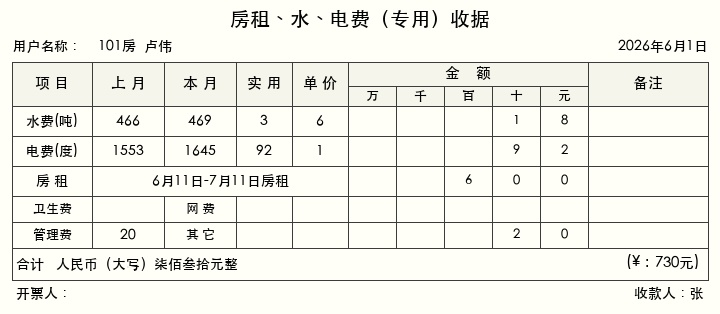
#> input picture 官田村/2026年6月/收据图片/101房_6月收据.jpg, 720 x 314 px, found by its file name; its folder holds only this picture in this run
$ python '生成打印图.py'
#> lines starting #> are read from the running program, lines starting #| are printed output that depends on the picture
"""
将 收据图片/ 里的 jpg 按 A4 纸张排版（一行一张），输出到 打印/ 目录。

布局：
- A4 纵向 @300dpi = 2480x3508 px
- 边距 100 px
- 每页 3 张收据，宽度铺满（2280 px），高度按原比例缩放
- 收据之间留间距
"""
import os
from PIL import Image

SRC = '/Users/linyiqiang/workspace/tencent/专利相关/每月租金生成/官田村/2026年6月/收据图片'
DST = '/Users/linyiqiang/workspace/tencent/专利相关/每月租金生成/官田村/2026年6月/打印'

# A4 @300dpi
A4_W, A4_H = 2480, 3508
MARGIN = 100
PER_PAGE = 3

os.makedirs(DST, exist_ok=True)

# 收据按房号顺序排序
files = sorted(
    [f for f in os.listdir(SRC) if f.lower().endswith('.jpg')],
    key=lambda x: int(x.split('房')[0])
)
print(f'共 {len(files)} 张收据')

# 缩放后单张尺寸
target_w = A4_W - 2 * MARGIN  # 2280
sample = Image.open(os.path.join(SRC, files[0]))
#> sample is the input picture: PIL image 720x314 RGB; mean R, G, B 239.7, 239.6, 232.1
ratio = sample.size[1] / sample.size[0]
#> ratio = 0.436
target_h = int(target_w * ratio)  # 约 995
#> target_h = 994
print(f'每张缩放后: {target_w} x {target_h}')
#| 每张缩放后: 2280 x 994

# 间距：把 3 张垂直居中分布
total_h = target_h * PER_PAGE
#> total_h = 2982
free = (A4_H - 2 * MARGIN) - total_h
#> free = 326
gap = free // (PER_PAGE - 1) if PER_PAGE > 1 else 0
#> gap = 163
print(f'每页 {PER_PAGE} 张, 间距 {gap} px')
#| 每页 3 张, 间距 163 px

pages = [files[i:i+PER_PAGE] for i in range(0, len(files), PER_PAGE)]
print(f'共 {len(pages)} 页')

for idx, page_files in enumerate(pages, 1):
    canvas = Image.new('RGB', (A4_W, A4_H), 'white')
#> canvas: PIL image 2480x3508 RGB; every value is 255
    for i, fname in enumerate(page_files):
        im = Image.open(os.path.join(SRC, fname)).convert('RGB')
        im = im.resize((target_w, target_h), Image.LANCZOS)
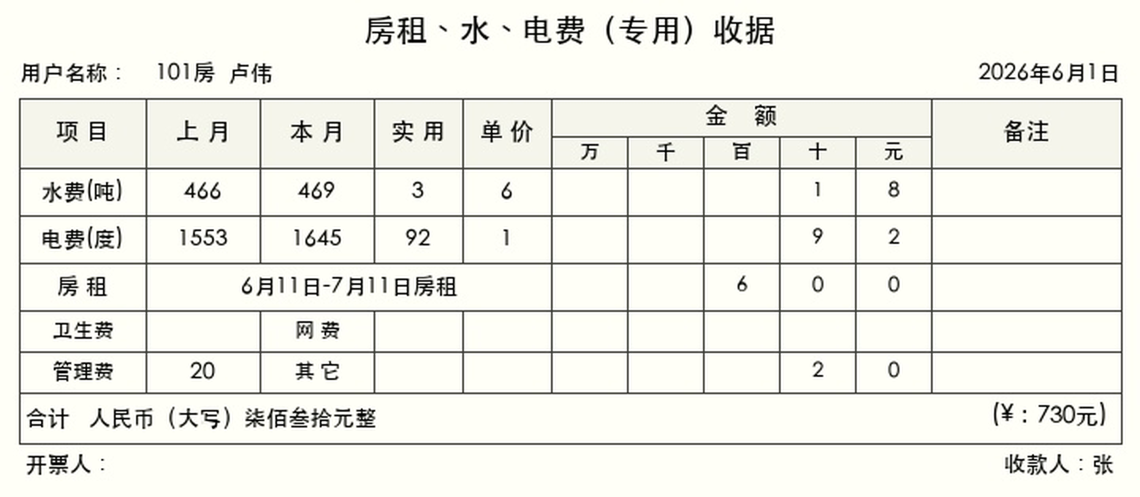
#> im: PIL image 2280x994 RGB (shown at 1/2 size); mean R, G, B 238.3, 238.2, 231.2
        x = MARGIN
        y = MARGIN + i * (target_h + gap)
#> y = 100
        canvas.paste(im, (x, y))
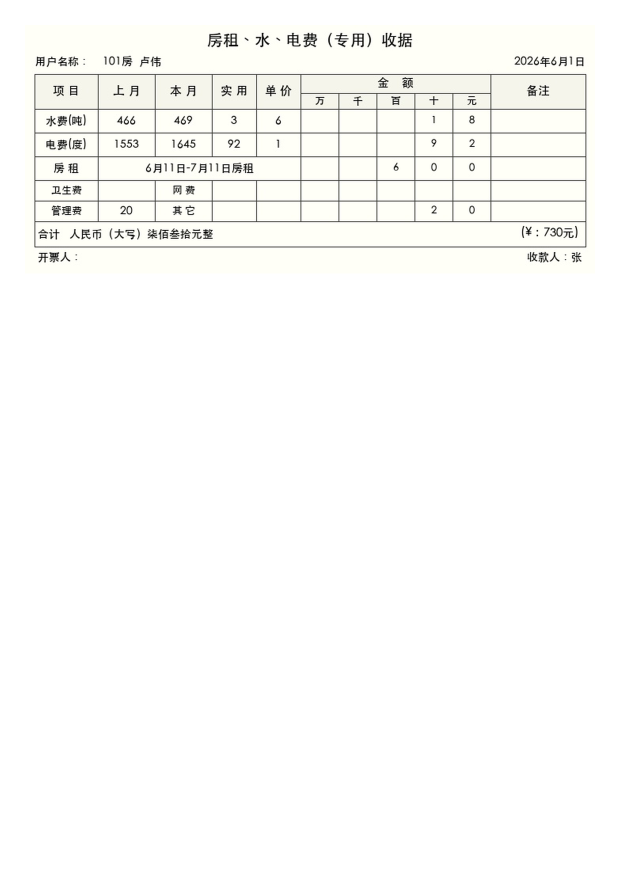
#> canvas: PIL image 2480x3508 RGB (shown at 1/4 size); mean R, G, B 250.7, 250.6, 248.8
    out = os.path.join(DST, f'打印_第{idx}页.jpg')
    canvas.save(out, 'JPEG', quality=92, dpi=(300, 300))
    print(f'  -> {out}  收据: {[f.split("房")[0]+"房" for f in page_files]}')

print('完成。')
